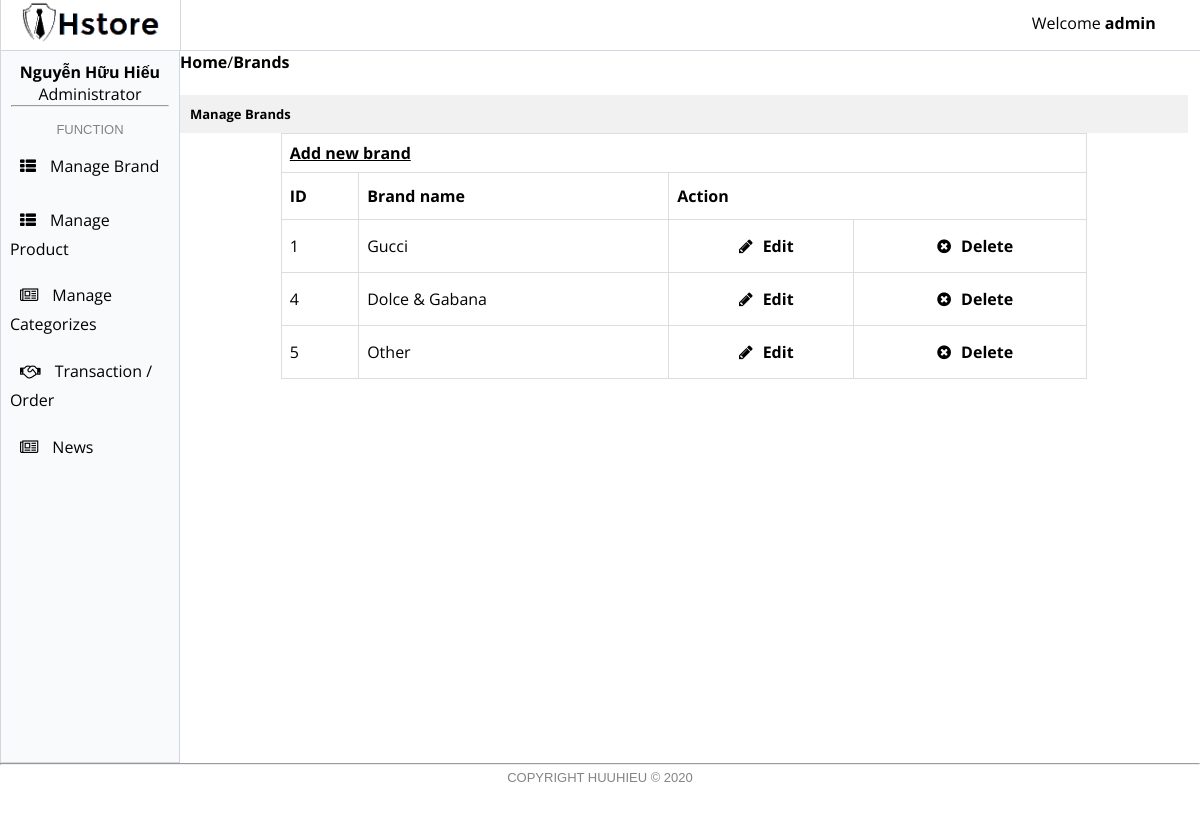
Page /admin/index.php?modules=brands&action=all (signed in) on the committed database.
### tables this page shows
CREATE TABLE `brands` (
  `id` int(11) NOT NULL,
  `name` varchar(50) DEFAULT NULL
);

### admin/modules/brands/all.php (the view, shortened to what this page needs)
<?php require_once 'template/header.php'; ?>
<a class="nav"href="?modules=common&action=home">Home</a>/<a class="nav" href="?modules=brands&action=all">Brands</a><br><br>
<h4>Manage Brands</h4>
<table id="customers">
	<tr>
		<td colspan="4"><a id="add" href="?modules=brands&action=add">Add new brand</a></td>
	</tr>
	<tr>
		<th>ID</th>
		<th>Brand name</th>
		<th colspan="2">Action</th>
	</tr>
	<?php
	$sql = "SELECT * FROM brands";
	$query = mysqli_query($connection,$sql);
	if (!$query) {
		echo "Error",mysqli_connect_error();
	}else if (mysqli_num_rows($query) == 0) {
		$result = "No record!";
	}else{
		foreach ($query as $key) {
			$id = $key['id'];
			echo "<tr>";
			echo "<td>".$id."</td>";
			echo "<td>".$key['name']."</td>";
			echo "<td class='action'><a href='?modules=brands&action=edit&id=$id'><i class='fa fa-pencil'></i>Edit</a></td>";
			echo "<td class='action'><a href='?modules=brands&action=delete&id=$id'><i class='fa fa-times-circle'></i>Delete</a></td>";
			echo "</tr>";
		}
	}
	?>
</table>
<?php require_once 'template/footer.php'; ?>

### admin/template/header.php (style rules this page uses)
* { margin: 0; padding: 0; font-family: 'Open Sans', sans-serif; }
i { padding: 10px; }
a { width: 100%; text-decoration: none; color: black; }

### admin/modules/brands/all.php (style rules this page uses)
a.nav { color: black; font-weight: bold; }
#customers { font-family: Arial, Helvetica, sans-serif; border-collapse: collapse; width: 80%; margin:auto; }
a#add { font-weight: bold; text-decoration: underline; }
#customers td, #customers th { border: 1px solid #ddd; padding: 8px; }
#customers th { padding-top: 12px; padding-bottom: 12px; text-align: left; color: black; }
td a { font-weight: bold; }
.action { text-align: center; }
h4 { text-align: left; font-size: 13px; box-sizing: border-box; width: 100%; padding: 10px; background: #f1f1f1; }

### rows in the picture
brands: id "1", name "Gucci"
brands: id "4", name "Dolce & Gabana"
brands: id "5", name "Other"

### other values in the picture
$_SESSION['admin']['username'] "admin"
$_SESSION['admin']['name'] "Nguyễn Hữu Hiếu"
